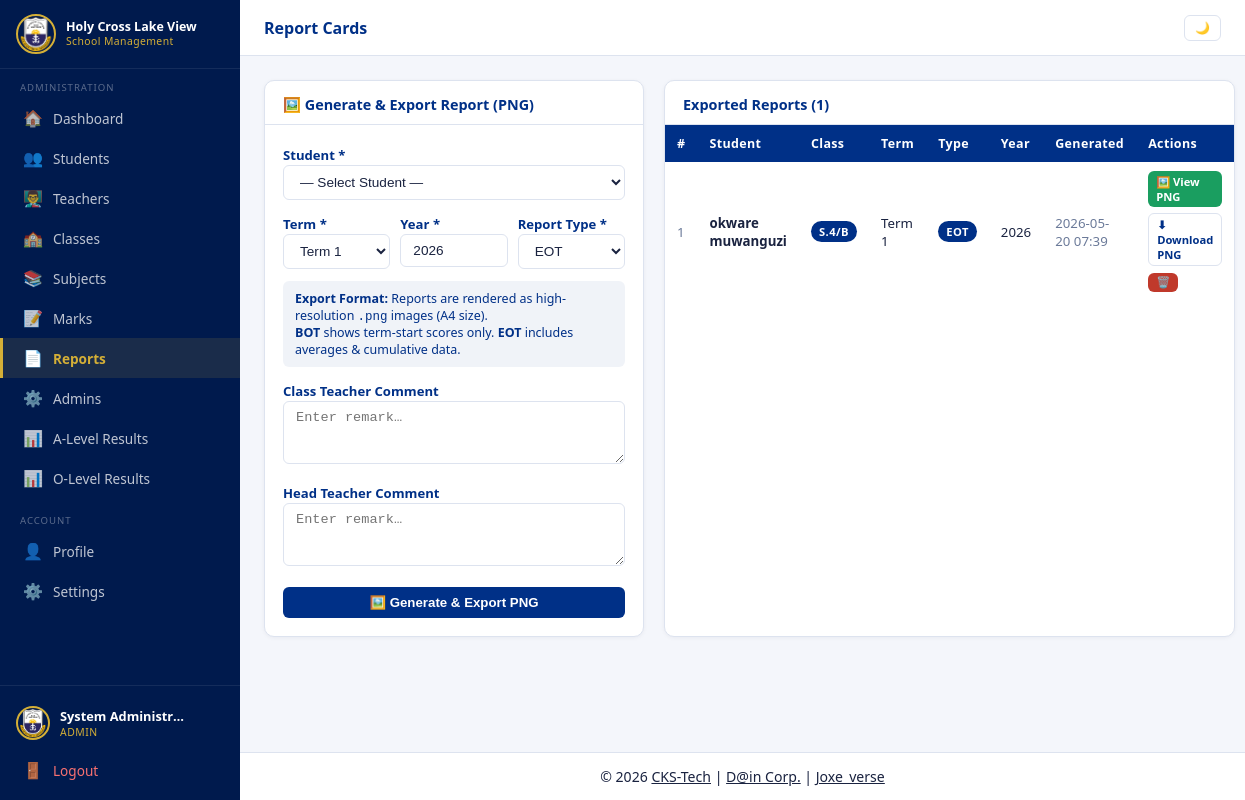
The page /admin/reports (signed in) on the database its author committed.
### tables this page shows
CREATE TABLE reports (
            id           INTEGER PRIMARY KEY AUTOINCREMENT,
            student_id   INTEGER NOT NULL REFERENCES students(id) ON DELETE CASCADE,
            term         INTEGER NOT NULL,
            year         INTEGER NOT NULL,
            report_type  TEXT DEFAULT 'EOT',
            file_path    TEXT,
            generated_at TIMESTAMP DEFAULT CURRENT_TIMESTAMP
        );

CREATE TABLE users (
            id          INTEGER PRIMARY KEY AUTOINCREMENT,
            username    TEXT UNIQUE NOT NULL,
            password    TEXT NOT NULL,
            role        TEXT NOT NULL,
            full_name   TEXT NOT NULL,
            email       TEXT DEFAULT '',
            phone       TEXT DEFAULT '',
            profile_pic TEXT DEFAULT 'default.png',
            permissions TEXT DEFAULT '{}',
            created_at  TIMESTAMP DEFAULT CURRENT_TIMESTAMP
        , first_name TEXT DEFAULT '', last_name TEXT DEFAULT '', other_names TEXT DEFAULT '');

CREATE TABLE classes (
            id               INTEGER PRIMARY KEY AUTOINCREMENT,
            name             TEXT NOT NULL,
            stream           TEXT DEFAULT '',
            class_teacher_id INTEGER REFERENCES users(id) ON DELETE SET NULL
        );

### app.py (the view)
@app.route('/admin/reports')
@permission_required('view_reports')
def admin_reports():
    conn     = get_db()
    students = conn.execute(
        "SELECT s.id, u.full_name, s.student_no, c.name as class_name, c.stream "
        "FROM students s JOIN users u ON s.user_id=u.id "
        "LEFT JOIN classes c ON s.class_id=c.id ORDER BY c.name, c.stream, u.full_name"
    ).fetchall()
    reports  = conn.execute(
        "SELECT r.*, u.full_name, s.student_no, c.name as class_name, c.stream "
        "FROM reports r JOIN students s ON r.student_id=s.id "
        "JOIN users u ON s.user_id=u.id LEFT JOIN classes c ON s.class_id=c.id "
        "ORDER BY r.generated_at DESC LIMIT 100"
    ).fetchall()
    conn.close()
    return render_template('admin/reports.html', students=students, reports=reports,
                           current_year=datetime.now().year)

### app.py (called while the page is built)
def get_db():
    conn = sqlite3.connect(DATABASE)
    conn.row_factory = sqlite3.Row
    conn.execute("PRAGMA foreign_keys = ON")
    return conn

def current_user_permissions():
    perms = session.get('permissions')
    if perms is None:
        return []
    return perms if isinstance(perms, list) else []

def has_permission(permission):
    if session.get('role') != 'admin':
        return False
    perms = current_user_permissions()
    return not perms or permission in perms

def permission_required(permission):
    def decorator(f):
        @wraps(f)
        def deco(*a, **kw):
            if 'user_id' not in session:
                return redirect(url_for('login'))
            if session.get('role') != 'admin':
                flash('Admin access required.', 'danger')
                return redirect(url_for('home'))
            if not has_permission(permission):
                flash('You do not have permission to access that page.', 'danger')
                dest = 'admin_dashboard' if session.get('role') == 'admin' else 'home'
                return redirect(url_for(dest))
            return f(*a, **kw)
        return deco
    return decorator

@app.context_processor
def inject_globals():
    return {
        'current_year': datetime.now().year,
        'school_name':  'Holy Cross Lake View SSS',
        'houses':       HOUSES,
    }

### templates/admin/reports.html (shortened to what this page needs)
{% extends "base.html" %}
{% block page_title %}Report Cards{% endblock %}
{% block content %}
<div style="display:grid;grid-template-columns:380px 1fr;gap:20px">
  <div>
    <div class="card">
      <div class="card-header"><span class="card-header-title">🖼️ Generate & Export Report (PNG)</span></div>
      <div class="card-body">
        <form method="POST" action="{{ url_for('admin_generate_report') }}">
          <div style="margin-bottom:12px">
            <label class="form-label">Student *</label>
            <select name="student_id" class="form-select" required>
              <option value="">— Select Student —</option>
            </select>
          </div>
          <div style="display:grid;grid-template-columns:1fr 1fr 1fr;gap:10px;margin-bottom:12px">
            <div>
              <label class="form-label">Term *</label>
              <select name="term" class="form-select" required>
                <option value="1">Term 1</option>
              </select>
            </div>
            <div>
              <label class="form-label">Year *</label>
              <input type="number" name="year" class="form-control" value="{{ current_year }}" min="2020" max="2035" required>
            </div>
            <div>
              <label class="form-label">Report Type *</label>
              <select name="report_type" class="form-select" required>
                <option value="EOT" selected>EOT</option>
              </select>
            </div>
          </div>
          <div style="background:rgba(0,48,135,.06);border-radius:6px;padding:9px 12px;margin-bottom:12px;font-size:.78rem;color:var(--navy)">
            <strong>Export Format:</strong> Reports are rendered as high-resolution <code>.png</code> images (A4 size).<br>
            <strong>BOT</strong> shows term-start scores only. <strong>EOT</strong> includes averages & cumulative data.
          </div>
          <div style="margin-bottom:12px">
            <label class="form-label">Class Teacher Comment</label>
            <textarea name="ct_comment" class="form-control" rows="3" placeholder="Enter remark…" style="resize:vertical"></textarea>
          </div>
          <div style="margin-bottom:16px">
            <label class="form-label">Head Teacher Comment</label>
            <textarea name="ht_comment" class="form-control" rows="3" placeholder="Enter remark…" style="resize:vertical"></textarea>
          </div>
          <button type="submit" class="btn btn-primary w-100" style="justify-content:center">
            🖼️ Generate & Export PNG
          </button>
        </form>
      </div>
    </div>
  </div>
  <div class="card">
    <div class="card-header">
      <span class="card-header-title">Exported Reports ({{ reports|length }})</span>
    </div>
    <div style="overflow-x:auto">
      <table class="table">
        <thead>
          <tr>
            <th>#</th><th>Student</th><th>Class</th><th>Term</th><th>Type</th><th>Year</th><th>Generated</th><th>Actions</th>
          </tr>
        </thead>
        <tbody>
          {% for r in reports %}
          <tr>
            <td class="text-muted small">{{ loop.index }}</td>
            <td class="fw-600">{{ r.full_name }}</td>
            <td><span class="badge badge-navy">{{ r.class_name or '—' }}{% if r.stream %}/{{ r.stream }}{% endif %}</span></td>
            <td>Term {{ r.term }}</td>
            <td><span class="badge {% if r.report_type == 'BOT' %}badge-gold{% else %}badge-navy{% endif %}">{{ r.report_type or 'EOT' }}</span></td>
            <td>{{ r.year }}</td>
            <td class="small text-muted">{{ r.generated_at[:16] }}</td>
            <td style="display:flex;gap:6px;flex-wrap:wrap">
              {% if r.file_path %}
              <a href="{{ url_for('serve_report', filename=r.file_path) }}" target="_blank" class="btn btn-xs btn-success">🖼️ View PNG</a>
              <a href="{{ url_for('download_report', filename=r.file_path) }}" class="btn btn-xs btn-outline">⬇ Download PNG</a>
              <form method="POST" action="{{ url_for('admin_delete_report', rid=r.id) }}" style="display:inline">
                <button type="submit" class="btn btn-xs btn-danger" onclick="return confirm('Delete this PNG report?')">🗑️</button>
              </form>
              {% else %}
              <span class="text-muted small">—</span>
              {% endif %}
            </td>
          </tr>
          {% else %}
          <tr><td colspan="8" class="text-center text-muted" style="padding:32px">No PNG reports generated yet.</td></tr>
          {% endfor %}
        </tbody>
      </table>
    </div>
  </div>
</div>
{% endblock %}

### static/css/style.css (style rules this page uses)
:root { --navy: #003087; --navy-dark: #001a4d; --navy-light: #1a4a99; --gold: #D4AF37; --gold-light: #f0d060; --sidebar-w: 240px; --topbar-h: 56px; --white: #ffffff; --light: #f4f6fb; --border: #dde3ef; --text-muted: #6b7a99; }
*, *::before, *::after { box-sizing: border-box; }
body { margin: 0; font-family: 'Segoe UI', system-ui, -apple-system, sans-serif; background: var(--light); color: #1a2340; }
.card { background: var(--white); border: 1px solid var(--border); border-radius: 10px; box-shadow: 0 1px 4px rgba(0,0,50,.05); }
.card-header { padding: 14px 18px 10px; border-bottom: 1px solid var(--border); display: flex; align-items: center; justify-content: space-between; gap: 8px; }
.card-header-title { font-size: .9rem; font-weight: 600; color: var(--navy); margin: 0; }
.card-body { padding: 18px; }
.table { width: 100%; border-collapse: collapse; }
.table th { background: var(--navy); color: white; font-size: .78rem; font-weight: 600; padding: 10px 12px; text-align: left; letter-spacing: .03em; white-space: nowrap; }
.table td { padding: 9px 12px; font-size: .83rem; border-bottom: 1px solid var(--border); vertical-align: middle; }
.table tr:last-child td { border-bottom: none; }
.badge { display: inline-block; padding: 3px 8px; border-radius: 20px; font-size: .7rem; font-weight: 600; text-transform: uppercase; letter-spacing: .04em; }
.badge-navy { background: var(--navy); color: white; }
.form-label { font-size: .82rem; font-weight: 600; color: var(--navy); margin-bottom: 4px; }
.form-control, .form-select { font-size: .85rem; border: 1px solid var(--border); border-radius: 6px; padding: 8px 12px; transition: border-color .2s, box-shadow .2s; width: 100%; color: #1a2340; background: white; }
.btn { display: inline-flex; align-items: center; gap: 6px; padding: 8px 16px; border-radius: 6px; font-size: .83rem; font-weight: 600; cursor: pointer; border: none; text-decoration: none; transition: opacity .15s, transform .1s; }
.btn-primary { background: var(--navy); color: white; }
.btn-success { background: #1a9e60; color: white; }
.btn-danger { background: #c0392b; color: white; }
.btn-outline { background: transparent; border: 1px solid var(--border); color: var(--navy); }
.btn-xs { padding: 3px 8px; font-size: .7rem; }
.text-muted { color: var(--text-muted); }
.fw-600 { font-weight: 600; }
.w-100 { width: 100%; }
.small { font-size: .78rem; }

### rows shown on the page
reports: full_name "okware muwanguzi", name "S.4", stream "B", term "1", report_type "EOT", year "2026", generated_at "2026-05-20 07:39"

### other values the page prints
{{ session.get('full_name', 'User') }} "System Administr…"
{{ session.get('role', '') }} "ADMIN"
{{ reports|length }} "1"
